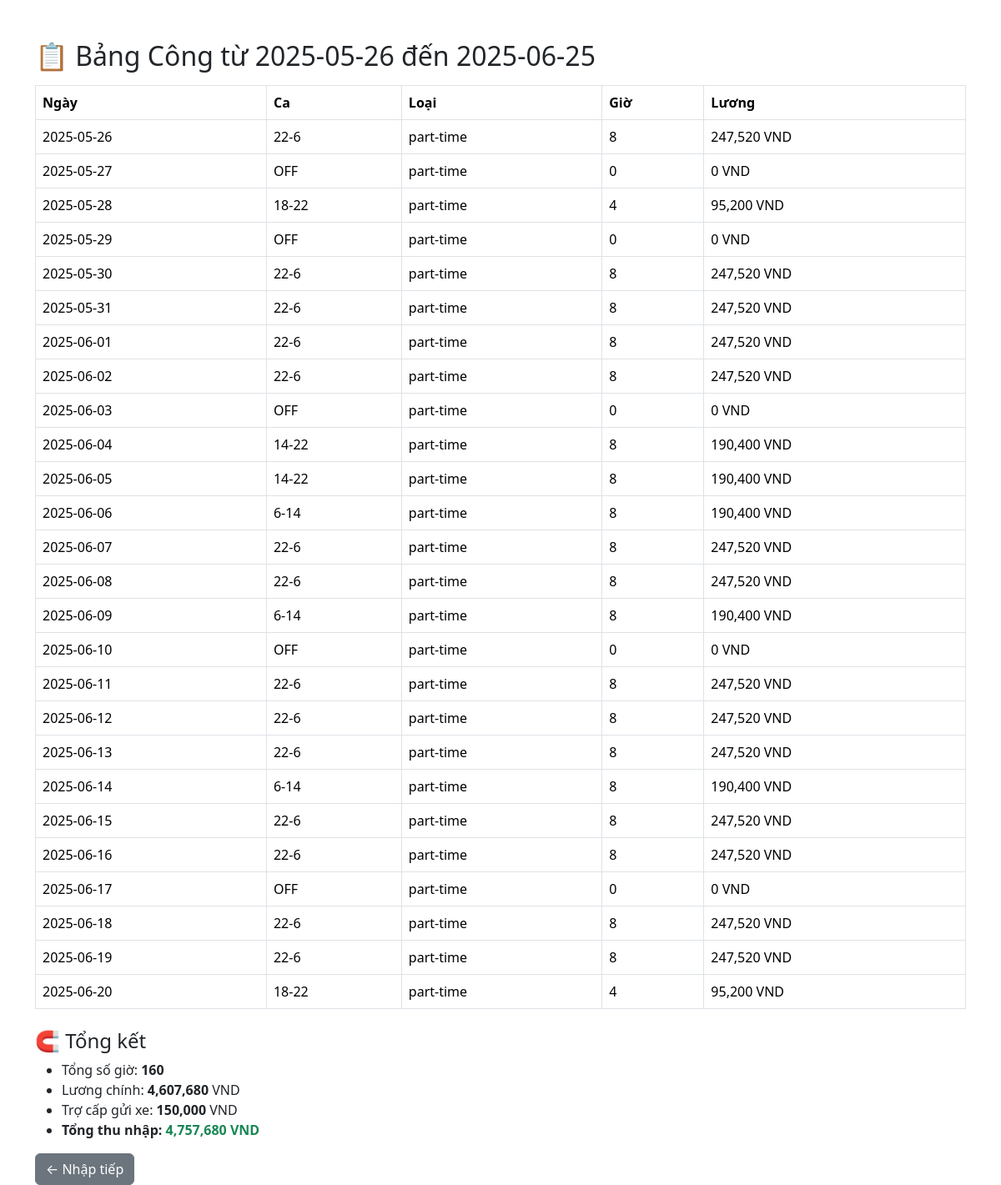
Screenshot of /report with the database file from the repository.
### tables this page shows
CREATE TABLE shifts (
            id INTEGER PRIMARY KEY AUTOINCREMENT,
            date TEXT,
            shift TEXT,
            hours INTEGER,
            salary INTEGER,
            user_type TEXT
        );

### Luong.py (the view)
@app.route('/report')
def report():
    start, end = get_current_range()
    with sqlite3.connect(DB_NAME) as conn:
        c = conn.cursor()
        c.execute('SELECT date, shift, hours, salary, user_type FROM shifts WHERE date BETWEEN ? AND ? ORDER BY date',
                  (str(start), str(end)))
        rows = c.fetchall()
    data = [dict(date=r[0], shift=r[1], hours=r[2], salary="{:,}".format(r[3]), type=r[4]) for r in rows]
    total_hours = sum(r['hours'] for r in data)
    total_salary_raw = sum(int(r['salary'].replace(',', '')) for r in data)
    user_types = set(r['type'] for r in data)
    parking = FULLTIME_PHU_CAP if 'full-time' in user_types else PARTTIME_PHU_CAP if 'part-time' in user_types else 0
    total_salary = total_salary_raw + parking
    formatted_total_salary = "{:,}".format(total_salary)
    formatted_main_salary = "{:,}".format(total_salary - parking)
    formatted_parking = "{:,}".format(parking)
    return render_template('report.html', data=data, total_hours=total_hours,
                           total_salary=formatted_total_salary,
                           main_salary=formatted_main_salary,
                           parking=formatted_parking,
                           start=start, end=end)

### Luong.py (called while the page is built)
def get_current_range():
    today = datetime.today()
    start = today.replace(day=26)
    if today.day < 26:
        start = (today.replace(day=1) - timedelta(days=1)).replace(day=26)
    end = (start + timedelta(days=32)).replace(day=25)
    return start.date(), end.date()

### templates/report.html (shortened to what this page needs)
<!DOCTYPE html>
<html>
<head>
  <link href="https://cdn.jsdelivr.net/npm/bootstrap@5.3.3/dist/css/bootstrap.min.css" rel="stylesheet">
</head>
<body class="container mt-5">
  <h2>📋 Bảng Công từ {{start}} đến {{end}}</h2>
  <table class="table table-bordered mt-3">
    <thead>
      <tr>
        <th>Ngày</th>
        <th>Ca</th>
        <th>Loại</th>
        <th>Giờ</th>
        <th>Lương</th>
      </tr>
    </thead>
    <tbody>
      {% for r in data %}
      <tr>
        <td>{{ r.date }}</td>
        <td>{{ r.shift }}</td>
        <td>{{ r.type }}</td>
        <td>{{ r.hours }}</td>
        <td>{{ r.salary }} VND</td>
      </tr>
      {% endfor %}
    </tbody>
  </table>
  <h4 class="mt-4">🧲 Tổng kết</h4>
  <ul>
    <li>Tổng số giờ: <strong>{{ total_hours }}</strong></li>
    <li>Lương chính: <strong>{{ main_salary }}</strong> VND</li>
    <li>Trợ cấp gửi xe: <strong>{{ parking }}</strong> VND</li>
    <li><b>Tổng thu nhập:</b> <strong class="text-success">{{ total_salary }} VND</strong></li>
  </ul>
  <a href="/" class="btn btn-secondary">← Nhập tiếp</a>
</body>
</html>

### rows the page displays
shifts: date "2025-05-26", shift "22-6", type "part-time", hours "8", salary "247,520"
shifts: date "2025-05-27", shift "OFF", type "part-time", hours "0", salary "0"
shifts: date "2025-05-28", shift "18-22", type "part-time", hours "4", salary "95,200"
shifts: date "2025-05-29", shift "OFF", type "part-time", hours "0", salary "0"
shifts: date "2025-05-30", shift "22-6", type "part-time", hours "8", salary "247,520"
shifts: date "2025-05-31", shift "22-6", type "part-time", hours "8", salary "247,520"
shifts: date "2025-06-01", shift "22-6", type "part-time", hours "8", salary "247,520"
shifts: date "2025-06-02", shift "22-6", type "part-time", hours "8", salary "247,520"
shifts: date "2025-06-03", shift "OFF", type "part-time", hours "0", salary "0"
shifts: date "2025-06-04", shift "14-22", type "part-time", hours "8", salary "190,400"
shifts: date "2025-06-05", shift "14-22", type "part-time", hours "8", salary "190,400"
shifts: date "2025-06-06", shift "6-14", type "part-time", hours "8", salary "190,400"
shifts: date "2025-06-07", shift "22-6", type "part-time", hours "8", salary "247,520"
shifts: date "2025-06-08", shift "22-6", type "part-time", hours "8", salary "247,520"
shifts: date "2025-06-09", shift "6-14", type "part-time", hours "8", salary "190,400"
shifts: date "2025-06-10", shift "OFF", type "part-time", hours "0", salary "0"
shifts: date "2025-06-11", shift "22-6", type "part-time", hours "8", salary "247,520"
shifts: date "2025-06-12", shift "22-6", type "part-time", hours "8", salary "247,520"
shifts: date "2025-06-13", shift "22-6", type "part-time", hours "8", salary "247,520"
shifts: date "2025-06-14", shift "6-14", type "part-time", hours "8", salary "190,400"
shifts: date "2025-06-15", shift "22-6", type "part-time", hours "8", salary "247,520"
shifts: date "2025-06-16", shift "22-6", type "part-time", hours "8", salary "247,520"
shifts: date "2025-06-17", shift "OFF", type "part-time", hours "0", salary "0"
shifts: date "2025-06-18", shift "22-6", type "part-time", hours "8", salary "247,520"
shifts: date "2025-06-19", shift "22-6", type "part-time", hours "8", salary "247,520"
shifts: date "2025-06-20", shift "18-22", type "part-time", hours "4", salary "95,200"

### other values shown
{{ start }} "2025-05-26"
{{ end }} "2025-06-25"
{{ total_hours }} "160"
{{ main_salary }} "4,607,680"
{{ parking }} "150,000"
{{ total_salary }} "4,757,680"
